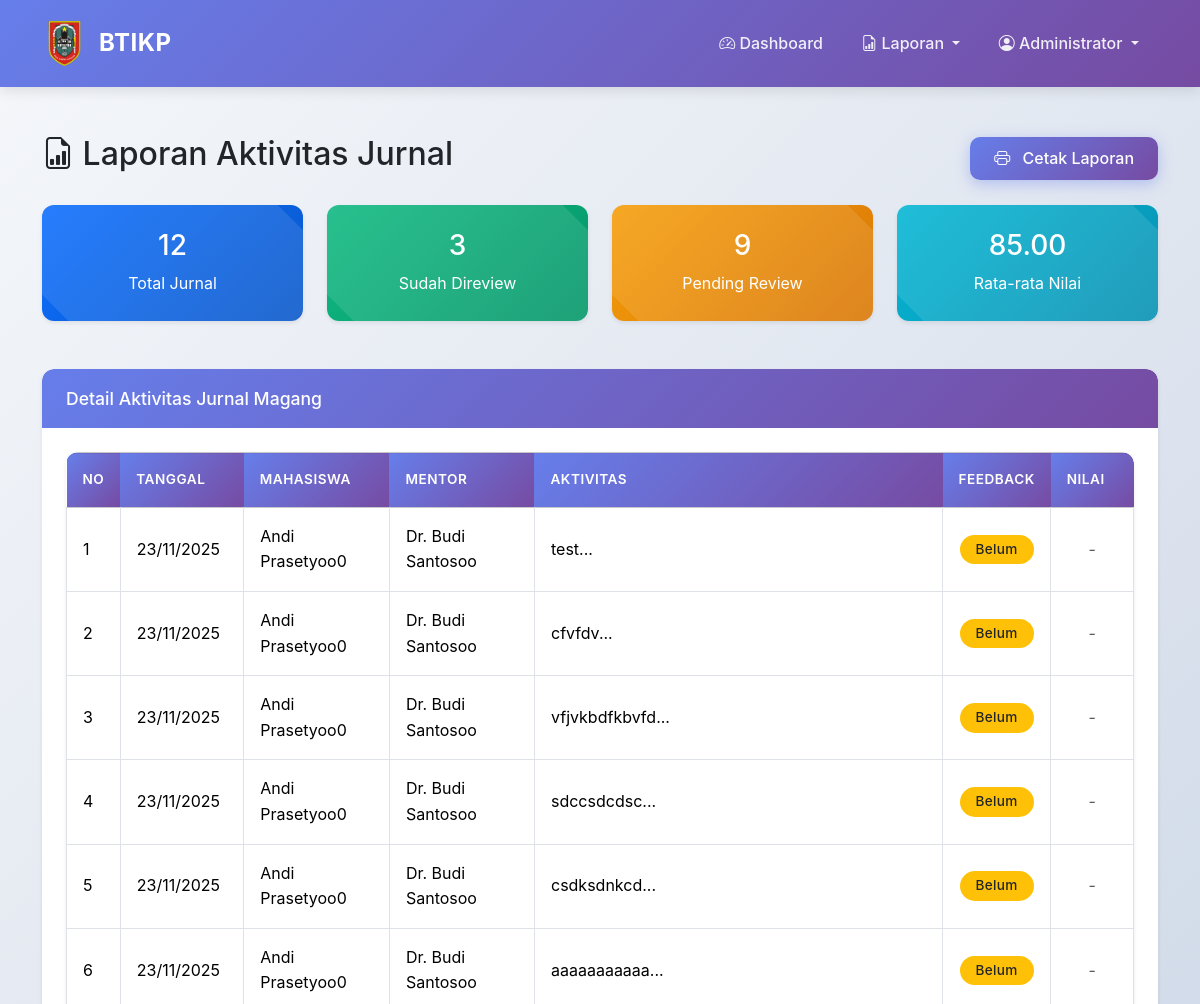
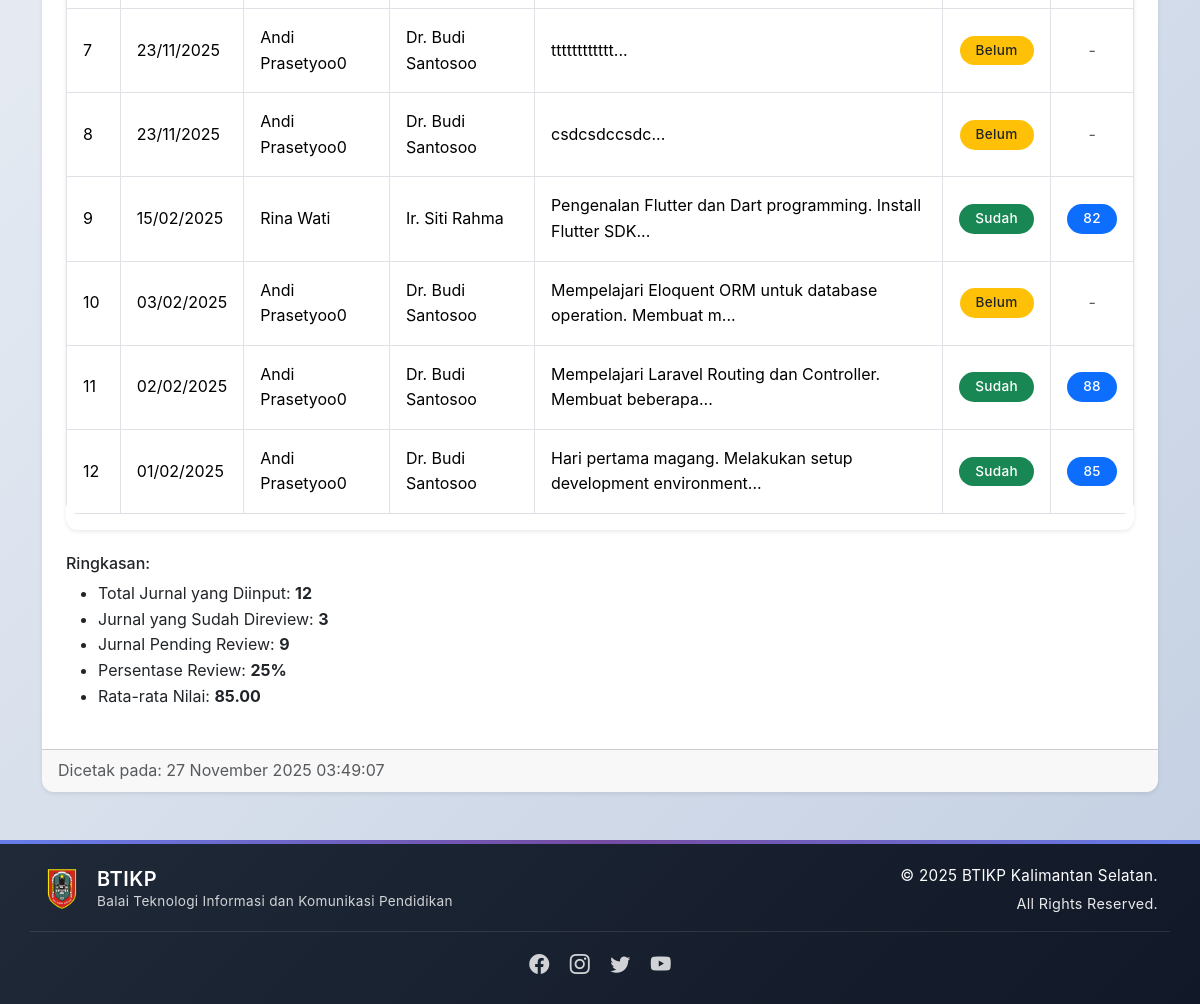
Page /pages/laporan5.php (signed in) on the committed database (2 pictures, top to bottom).
### tables this page shows
CREATE TABLE `jurnal` (
  `id` int(11) NOT NULL,
  `user_id` int(11) NOT NULL,
  `mentor_id` int(11) NOT NULL,
  `tanggal` date NOT NULL,
  `aktivitas` text,
  `file_penunjang` varchar(255) DEFAULT NULL,
  `feedback` text,
  `nilai` float DEFAULT NULL
);

CREATE TABLE `users` (
  `id` int(11) NOT NULL,
  `nama` varchar(100) NOT NULL,
  `email` varchar(100) NOT NULL,
  `password` varchar(255) NOT NULL,
  `role` enum('mahasiswa','mentor','admin') NOT NULL,
  `created_at` datetime DEFAULT CURRENT_TIMESTAMP
);

### pages/laporan5.php (the view, shortened to what this page needs)
<?php
require_once '../config/database.php';
include '../includes/header.php';
$query = "SELECT j.*, u.nama as nama_mahasiswa, um.nama as nama_mentor
          FROM jurnal j
          JOIN users u ON j.user_id = u.id
          JOIN users um ON j.mentor_id = um.id
          ORDER BY j.tanggal DESC";
$result = mysqli_query($conn, $query);
$total_jurnal = mysqli_num_rows($result);
$query_reviewed = "SELECT COUNT(*) as total FROM jurnal WHERE feedback IS NOT NULL";
$total_reviewed = mysqli_fetch_assoc(mysqli_query($conn, $query_reviewed))['total'];
$total_pending = $total_jurnal - $total_reviewed;
$query_avg = "SELECT AVG(nilai) as rata FROM jurnal WHERE nilai IS NOT NULL";
$rata_nilai = mysqli_fetch_assoc(mysqli_query($conn, $query_avg))['rata'];
?>
<div class="container my-5">
    <div class="d-flex justify-content-between align-items-center mb-4">
        <h2><i class="bi bi-file-earmark-bar-graph"></i> Laporan Aktivitas Jurnal</h2>
        <button onclick="window.print()" class="btn btn-primary">
            <i class="bi bi-printer"></i> Cetak Laporan
        </button>
    </div>
    <div class="row mb-4">
        <div class="col-md-3">
            <div class="card bg-primary text-white">
                <div class="card-body text-center">
                    <h3><?= $total_jurnal ?></h3>
                    <p class="mb-0">Total Jurnal</p>
                </div>
            </div>
        </div>
        <div class="col-md-3">
            <div class="card bg-success text-white">
                <div class="card-body text-center">
                    <h3><?= $total_reviewed ?></h3>
                    <p class="mb-0">Sudah Direview</p>
                </div>
            </div>
        </div>
        <div class="col-md-3">
            <div class="card bg-warning text-white">
                <div class="card-body text-center">
                    <h3><?= $total_pending ?></h3>
                    <p class="mb-0">Pending Review</p>
                </div>
            </div>
        </div>
        <div class="col-md-3">
            <div class="card bg-info text-white">
                <div class="card-body text-center">
                    <h3><?= $rata_nilai ? number_format($rata_nilai, 2) : '-' ?></h3>
                    <p class="mb-0">Rata-rata Nilai</p>
                </div>
            </div>
        </div>
    </div>
    <div class="card">
        <div class="card-header bg-info text-white">
            <h5 class="mb-0">Detail Aktivitas Jurnal Magang</h5>
        </div>
        <div class="card-body">
            <div class="table-responsive">
                <table class="table table-bordered table-sm">
                    <thead class="table-light">
                        <tr>
                            <th>No</th>
                            <th>Tanggal</th>
                            <th>Mahasiswa</th>
                            <th>Mentor</th>
                            <th>Aktivitas</th>
                            <th>Feedback</th>
                            <th>Nilai</th>
                        </tr>
                    </thead>
                    <tbody>
                        <?php
                        $no = 1;
                        mysqli_data_seek($result, 0);
                        while ($row = mysqli_fetch_assoc($result)):
                        ?>
                        <tr>
                            <td><?= $no++ ?></td>
                            <td><?= date('d/m/Y', strtotime($row['tanggal'])) ?></td>
                            <td><?= $row['nama_mahasiswa'] ?></td>
                            <td><?= $row['nama_mentor'] ?></td>
                            <td><?= substr($row['aktivitas'], 0, 60) ?>...</td>
                            <td class="text-center">
                                <?php if ($row['feedback']): ?>
                                    <span class="badge bg-success">Sudah</span>
                                <?php else: ?>
                                    <span class="badge bg-warning text-dark">Belum</span>
                                <?php endif; ?>
                            </td>
                            <td class="text-center">
                                <?php if ($row['nilai']): ?>
                                    <span class="badge bg-primary"><?= $row['nilai'] ?></span>
                                <?php else: ?>
                                    <span class="text-muted">-</span>
                                <?php endif; ?>
                            </td>
                        </tr>
                        <?php endwhile; ?>
                    </tbody>
                </table>
            </div>
            <div class="mt-4">
                <h6>Ringkasan:</h6>
                <ul>
                    <li>Total Jurnal yang Diinput: <strong><?= $total_jurnal ?></strong></li>
                    <li>Jurnal yang Sudah Direview: <strong><?= $total_reviewed ?></strong></li>
                    <li>Jurnal Pending Review: <strong><?= $total_pending ?></strong></li>
                    <li>Persentase Review: <strong><?= $total_jurnal > 0 ? round(($total_reviewed / $total_jurnal) * 100, 2) : 0 ?>%</strong></li>
                    <li>Rata-rata Nilai: <strong><?= $rata_nilai ? number_format($rata_nilai, 2) : 'Belum ada nilai' ?></strong></li>
                </ul>
            </div>
        </div>
        <div class="card-footer text-muted">
            Dicetak pada: <?= date('d F Y H:i:s') ?>
        </div>
    </div>
</div>
<?php include '../includes/footer.php'; ?>

### assets/css/style.css (style rules this page uses)
:root { --primary-color: #0d6efd; --primary-dark: #0a58ca; --secondary-color: #6c757d; --success-color: #198754; --info-color: #0dcaf0; --warning-color: #ffc107; --danger-color: #dc3545; --light-bg: #f8f9fa; --dark-text: #212529; --shadow-sm: 0 2px 4px rgba(0,0,0,0.08); --shadow-md: 0 4px 12px rgba(0,0,0,0.1); --shadow-lg: 0 8px 24px rgba(0,0,0,0.12); --border-radius: 12px; --transition: all 0.3s cubic-bezier(0.4, 0, 0.2, 1); }
* { margin: 0; padding: 0; box-sizing: border-box; }
body { font-family: 'Inter', -apple-system, BlinkMacSystemFont, 'Segoe UI', Roboto, 'Helvetica Neue', Arial, sans-serif; line-height: 1.6; color: var(--dark-text); background: linear-gradient(135deg, #f5f7fa 0%, #c3cfe2 100%); min-height: 100vh; overflow-x: hidden; }
html { scroll-behavior: smooth; }
.card { border: none; border-radius: var(--border-radius); box-shadow: var(--shadow-sm); transition: var(--transition); overflow: hidden; background: white; margin-bottom: 1.5rem; }
.card-header { border: none; border-radius: var(--border-radius) var(--border-radius) 0 0 !important; font-weight: 600; padding: 1.2rem 1.5rem; background: linear-gradient(135deg, #667eea 0%, #764ba2 100%); color: white; }
.card-header h5 { margin: 0; font-size: 1.1rem; }
.card-body { padding: 1.5rem; }
.card.bg-primary, .card.bg-success, .card.bg-info, .card.bg-warning { background: linear-gradient(135deg, var(--primary-color) 0%, var(--primary-dark) 100%) !important; border: none; position: relative; overflow: hidden; color: white; }
.card.bg-success { background: linear-gradient(135deg, #10b981 0%, #059669 100%) !important; }
.card.bg-info { background: linear-gradient(135deg, #06b6d4 0%, #0891b2 100%) !important; }
.card.bg-warning { background: linear-gradient(135deg, #f59e0b 0%, #d97706 100%) !important; }
.card.bg-primary::before, .card.bg-success::before, .card.bg-info::before, .card.bg-warning::before { content: ''; position: absolute; top: -50%; right: -50%; width: 200%; height: 200%; background: rgba(255, 255, 255, 0.1); transform: rotate(45deg); transition: var(--transition); }
.btn { border-radius: 10px; padding: 0.6rem 1.5rem; font-weight: 500; transition: var(--transition); border: none; position: relative; overflow: hidden; z-index: 1; }
.btn::before { content: ''; position: absolute; top: 50%; left: 50%; width: 0; height: 0; border-radius: 50%; background: rgba(255, 255, 255, 0.3); transform: translate(-50%, -50%); transition: width 0.6s, height 0.6s; z-index: -1; }
.btn-primary { background: linear-gradient(135deg, #667eea 0%, #764ba2 100%); box-shadow: 0 4px 15px rgba(102, 126, 234, 0.4); }
.badge { padding: 0.5rem 1rem; border-radius: 20px; font-weight: 500; font-size: 0.85rem; letter-spacing: 0.3px; }
.table { border-radius: var(--border-radius); overflow: hidden; }
.table thead th { background: linear-gradient(135deg, #667eea 0%, #764ba2 100%); color: white; border: none; font-weight: 600; padding: 1rem; text-transform: uppercase; font-size: 0.85rem; letter-spacing: 0.5px; }
.table tbody tr { transition: var(--transition); }
.table tbody td { padding: 1rem; vertical-align: middle; }
.table-responsive { border-radius: var(--border-radius); box-shadow: var(--shadow-sm); }
.container { animation: fadeIn 0.6s ease; }
.bi { transition: var(--transition); }
.card-title .bi, .btn .bi { margin-right: 0.5rem; }

### rows in the picture
jurnal: tanggal "23/11/2025", user.nama "Andi Prasetyoo0", users.nama "Dr. Budi Santosoo", aktivitas "test", shows "Belum"
jurnal: tanggal "23/11/2025", user.nama "Andi Prasetyoo0", users.nama "Dr. Budi Santosoo", aktivitas "cfvfdv", shows "Belum"
jurnal: tanggal "23/11/2025", user.nama "Andi Prasetyoo0", users.nama "Dr. Budi Santosoo", aktivitas "vfjvkbdfkbvfd", shows "Belum"
jurnal: tanggal "23/11/2025", user.nama "Andi Prasetyoo0", users.nama "Dr. Budi Santosoo", aktivitas "sdccsdcdsc", shows "Belum"
jurnal: tanggal "23/11/2025", user.nama "Andi Prasetyoo0", users.nama "Dr. Budi Santosoo", aktivitas "csdksdnkcd", shows "Belum"
jurnal: tanggal "23/11/2025", user.nama "Andi Prasetyoo0", users.nama "Dr. Budi Santosoo", aktivitas "aaaaaaaaaaa", shows "Belum"
jurnal: tanggal "23/11/2025", user.nama "Andi Prasetyoo0", users.nama "Dr. Budi Santosoo", aktivitas "tttttttttttt", shows "Belum"
jurnal: tanggal "23/11/2025", user.nama "Andi Prasetyoo0", users.nama "Dr. Budi Santosoo", aktivitas "csdcsdccsdc", shows "Belum"
jurnal: tanggal "15/02/2025", user.nama "Rina Wati", users.nama "Ir. Siti Rahma", aktivitas "Pengenalan Flutter dan Dart programming. Install Flutter SDK", shows "Sudah", nilai "82"
jurnal: tanggal "03/02/2025", user.nama "Andi Prasetyoo0", users.nama "Dr. Budi Santosoo", aktivitas "Mempelajari Eloquent ORM untuk database operation. Membuat m", shows "Belum"
jurnal: tanggal "02/02/2025", user.nama "Andi Prasetyoo0", users.nama "Dr. Budi Santosoo", aktivitas "Mempelajari Laravel Routing dan Controller. Membuat beberapa", shows "Sudah", nilai "88"
jurnal: tanggal "01/02/2025", user.nama "Andi Prasetyoo0", users.nama "Dr. Budi Santosoo", aktivitas "Hari pertama magang. Melakukan setup development environment", shows "Sudah", nilai "85"

### other values in the picture
$_SESSION['nama'] "Administrator"
$total_jurnal "12"
$total_reviewed "3"
$total_pending "9"
$rata_nilai "85.00"
